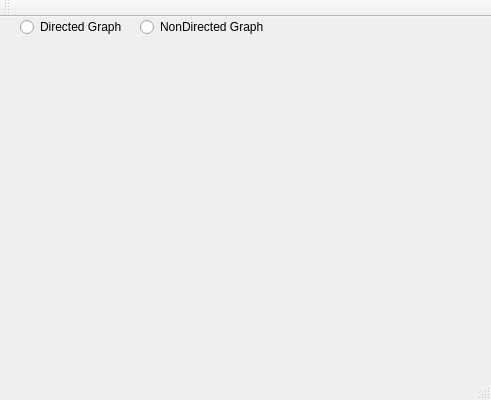
<?xml version="1.0" encoding="UTF-8"?>
<ui version="4.0">
 <class>DesenareGrafuriClass</class>
 <widget class="QMainWindow" name="DesenareGrafuriClass">
  <property name="geometry">
   <rect>
    <x>0</x>
    <y>0</y>
    <width>491</width>
    <height>400</height>
   </rect>
  </property>
  <property name="windowTitle">
   <string>DesenareGrafuri</string>
  </property>
  <widget class="QWidget" name="centralWidget">
   <widget class="QRadioButton" name="DirectedGraph">
    <property name="geometry">
     <rect>
      <x>20</x>
      <y>0</y>
      <width>111</width>
      <height>20</height>
     </rect>
    </property>
    <property name="text">
     <string>Directed Graph</string>
    </property>
   </widget>
   <widget class="QRadioButton" name="NonDirectedGraph">
    <property name="geometry">
     <rect>
      <x>140</x>
      <y>0</y>
      <width>131</width>
      <height>20</height>
     </rect>
    </property>
    <property name="text">
     <string>NonDirected Graph</string>
    </property>
   </widget>
  </widget>
  <widget class="QMenuBar" name="menuBar">
   <property name="geometry">
    <rect>
     <x>0</x>
     <y>0</y>
     <width>491</width>
     <height>22</height>
    </rect>
   </property>
  </widget>
  <widget class="QToolBar" name="mainToolBar">
   <attribute name="toolBarArea">
    <enum>TopToolBarArea</enum>
   </attribute>
   <attribute name="toolBarBreak">
    <bool>false</bool>
   </attribute>
  </widget>
  <widget class="QStatusBar" name="statusBar"/>
 </widget>
 <layoutdefault spacing="6" margin="11"/>
 <resources>
  <include location="DesenareGrafuri.qrc"/>
 </resources>
 <connections>
  <connection>
   <sender>DirectedGraph</sender>
   <signal>clicked()</signal>
   <receiver>DesenareGrafuriClass</receiver>
   <slot>update()</slot>
   <hints>
    <hint type="sourcelabel">
     <x>64</x>
     <y>43</y>
    </hint>
    <hint type="destinationlabel">
     <x>247</x>
     <y>199</y>
    </hint>
   </hints>
  </connection>
 </connections>
</ui>
